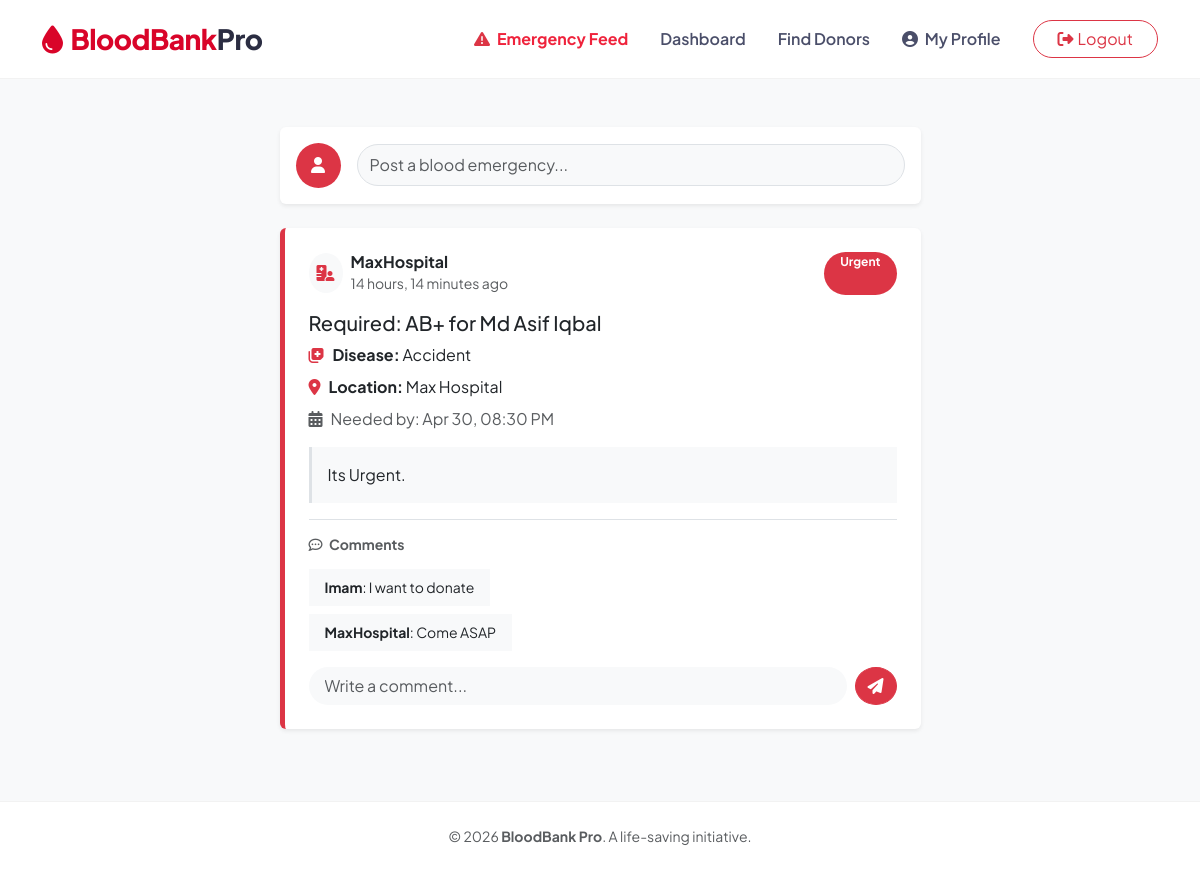
Screenshot of /emergency-feed/ (signed in) with the database file from the repository.
### blood/models.py (models this page shows, shortened)
class EmergencyPost(models.Model):
    BLOOD_GROUPS = (('A+', 'A+'), ('A-', 'A-'), ('B+', 'B+'), ('B-', 'B-'),
                    ('AB+', 'AB+'), ('AB-', 'AB-'), ('O+', 'O+'), ('O-', 'O-'))
    author = models.ForeignKey(User, on_delete=models.CASCADE)
    patient_name = models.CharField(max_length=100)
    blood_group = models.CharField(max_length=5, choices=BLOOD_GROUPS) # Use your existing choices
    disease_name = models.CharField(max_length=200)
    location = models.CharField(max_length=255)
    needed_by = models.DateTimeField()
    description = models.TextField(blank=True)
    is_managed = models.BooleanField(default=False)
    created_at = models.DateTimeField(auto_now_add=True)

class User(AbstractUser):
    ROLE_CHOICES = (('admin', 'Admin'), ('donor', 'Donor'), ('hospital', 'Hospital'))
    BLOOD_GROUP_CHOICES = (('A+', 'A+'), ('A-', 'A-'), ('B+', 'B+'), ('B-', 'B-'),
                           ('AB+', 'AB+'), ('AB-', 'AB-'), ('O+', 'O+'), ('O-', 'O-'))
    role = models.CharField(max_length=10, choices=ROLE_CHOICES, default='donor')
    blood_group = models.CharField(max_length=5, blank=True, null=True, choices=BLOOD_GROUP_CHOICES)
    location = models.CharField(max_length=100, blank=True, null=True)
    phone = models.CharField(max_length=15, blank=True, null=True)
    is_available = models.BooleanField(default=True)  # For donor availability
    donation_count = models.PositiveIntegerField(default=0)

class PostComment(models.Model):
    post = models.ForeignKey(EmergencyPost, on_delete=models.CASCADE, related_name='comments')
    author = models.ForeignKey(User, on_delete=models.CASCADE)
    content = models.TextField()
    created_at = models.DateTimeField(auto_now_add=True)

### blood/views.py (the view)
# urls.py: path('emergency-feed/', views.emergency_feed, name='emergency_feed'),
@login_required
def emergency_feed(request):
    posts = EmergencyPost.objects.all().order_by('-created_at')
    return render(request, 'blood/emergency_feed.html', {'posts': posts})

### blood/templates/blood/emergency_feed.html (shortened to what this page needs)
{% extends 'blood/base.html' %}
{% block content %}
<div class="container py-4">
    <div class="row justify-content-center">
        <div class="col-md-7">
            <div class="card border-0 shadow-sm rounded-20 mb-4 p-3">
                <div class="d-flex align-items-center">
                    <div class="bg-danger text-white rounded-circle me-3 d-flex align-items-center justify-content-center" style="width: 45px; height: 45px;">
                        <i class="fas fa-user"></i>
                    </div>
                    <a href="{% url 'create_emergency_post' %}" class="btn btn-light rounded-pill flex-grow-1 text-start text-muted py-2 border">
                        Post a blood emergency...
                    </a>
                </div>
            </div>
            {% for post in posts %}
            <div class="card border-0 shadow-sm rounded-20 mb-4 overflow-hidden border-start border-danger border-5">
                <div class="card-body p-4">
                    <div class="d-flex justify-content-between mb-3">
                        <div class="d-flex align-items-center">
                            <div class="bg-light p-2 rounded-circle me-2 text-danger">
                                <i class="fas fa-hospital-user"></i>
                            </div>
                            <div>
                                <h6 class="mb-0 fw-bold">{{ post.author.username }}</h6>
                                <small class="text-muted">{{ post.created_at|timesince }} ago</small>
                            </div>
                        </div>
                        <span class="badge {% if post.is_managed %}bg-success{% else %}bg-danger{% endif %} rounded-pill px-3">
                            {% if post.is_managed %}Managed{% else %}Urgent{% endif %}
                        </span>
                    </div>
                    <h5 class="fw-800 text-dark">Required: {{ post.blood_group }} for {{ post.patient_name }}</h5>
                    <p class="mb-2"><i class="fas fa-notes-medical text-danger me-2"></i><strong>Disease:</strong> {{ post.disease_name }}</p>
                    <p class="mb-2"><i class="fas fa-map-marker-alt text-danger me-2"></i><strong>Location:</strong> {{ post.location }}</p>
                    <p class="mb-3 text-muted"><i class="fas fa-calendar-alt me-2"></i>Needed by: {{ post.needed_by|date:"M d, h:i A" }}</p>
                    {% if post.description %}
                    <div class="bg-light p-3 rounded-15 mb-3 border-start border-3">{{ post.description }}</div>
                    {% endif %}
                    <div class="border-top pt-3">
                        <h6 class="small fw-bold text-muted mb-3"><i class="far fa-comment-dots me-1"></i> Comments</h6>
                        {% for comment in post.comments.all %}
                        <div class="d-flex mb-2">
                            <div class="bg-light rounded-20 px-3 py-2 small">
                                <span class="fw-bold">{{ comment.author.username }}</span>: {{ comment.content }}
                            </div>
                        </div>
                        {% endfor %}
                        <form action="{% url 'add_comment' post.id %}" method="POST" class="mt-3 d-flex">
                            <input type="text" name="content" class="form-control rounded-pill me-2 border-0 bg-light px-3" placeholder="Write a comment...">
                            <button class="btn btn-danger rounded-circle"><i class="fas fa-paper-plane"></i></button>
                        </form>
                    </div>
                </div>
            </div>
            {% empty %}
            <div class="text-center py-5">
                <i class="fas fa-stream fa-3x text-light mb-3"></i>
                <p class="text-muted">No emergency posts yet. Everything is quiet.</p>
            </div>
            {% endfor %}
        </div>
    </div>
</div>
{% endblock %}

### blood/templates/blood/base.html (style rules this page uses)
:root { --primary-red: #ef233c; --dark-red: #d90429; --soft-bg: #f8f9fa; --glass: rgba(255, 255, 255, 0.9); }
body { font-family: "Plus Jakarta Sans", sans-serif; background-color: var(--soft-bg); color: #2b2d42; min-height: 100vh; display: flex; flex-direction: column; }

### rows the page displays
EmergencyPost: author.username "MaxHospital", created_at "14 hours, 14 minutes", is_managed "Urgent", blood_group "AB+", patient_name "Md Asif Iqbal", disease_name "Accident", location "Max Hospital", needed_by "Apr 30, 08:30 PM", description "Its Urgent."
PostComment: author.username "Imam", content "I want to donate"
PostComment: author.username "MaxHospital", content "Come ASAP"
